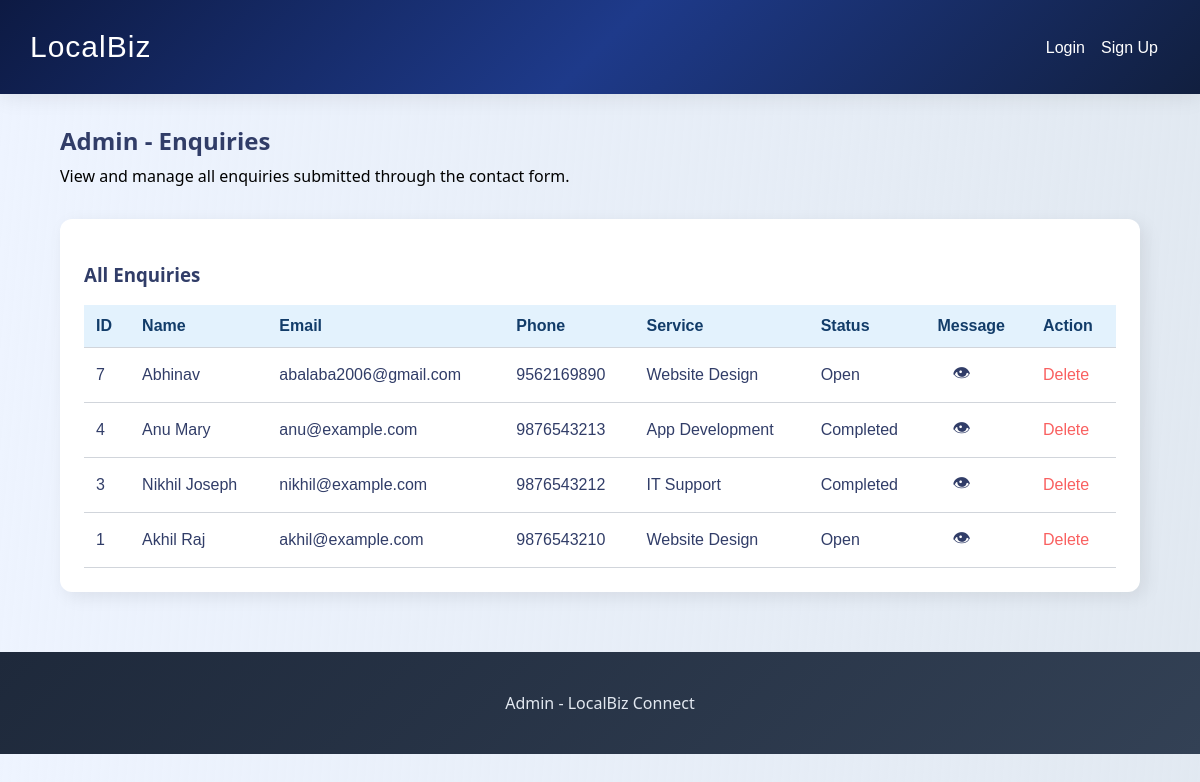
The app's page /admin.html, older data.
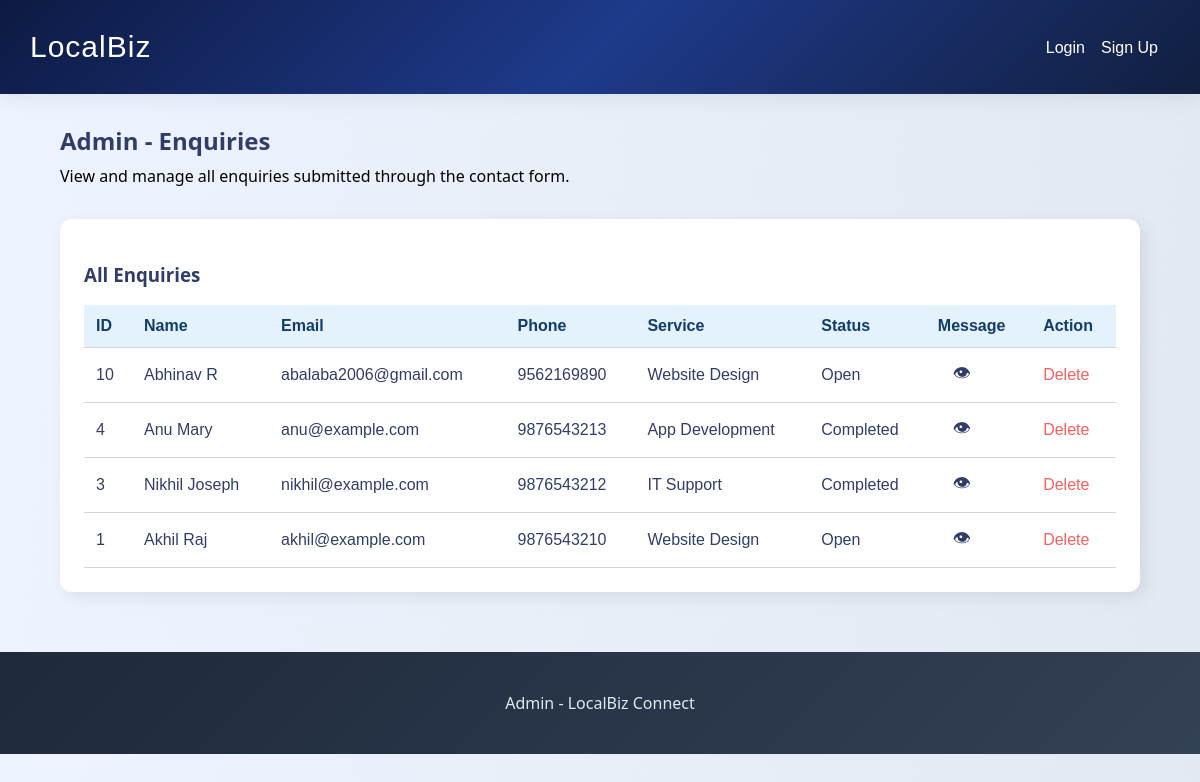
The same page, newer data.
### tables this page shows
CREATE TABLE enquiries (
                id INTEGER PRIMARY KEY AUTOINCREMENT,
                name TEXT NOT NULL,
                email TEXT NOT NULL,
                phone TEXT NOT NULL,
                service TEXT NOT NULL,
                message TEXT NOT NULL,
                status TEXT NOT NULL DEFAULT 'Open'
    );

### app.py (the view)
@app.route("/admin.html")
def admin():
    enquiries = get_all_enquiries()
    return render_template("admin.html", enquiries=enquiries)

### db.py (called while the page is built)
def get_connection():
    conn=sqlite3.connect(DB_NAME)
    conn.row_factory=sqlite3.Row
    return conn

def get_all_enquiries():
    conn=get_connection()
    cur=conn.cursor()
    cur.execute("SELECT * FROM  enquiries ORDER BY id DESC")
    rows=cur.fetchall()
    conn.close()
    return rows

### template/admin.html (shortened to what this page needs)
{% extends "base.html" %}
{% block content %}
    <main class="container">
        <section class="page-title">
        <h1>Admin - Enquiries</h1>
        <p>View and manage all enquiries submitted through the contact form.</p>
        </section>
        <section class="card">
                <h3>All Enquiries</h3>
                <table>
                    <thead>
                        <tr>
                            <th>ID</th>
                            <th>Name</th>
                            <th>Email</th>
                            <th>Phone</th>
                            <th>Service</th>
                            <th>Status</th>
                            <th>Message</th>
                            <th>Action</th>
                        </tr>
                    </thead>
                    <tbody>
                        {% for enquiry in enquiries %}
                        <tr>
                            <td>{{ enquiry.id }}</td>
                            <td>{{ enquiry.name }}</td>
                            <td>{{ enquiry.email }}</td>
                            <td>{{ enquiry.phone }}</td>
                            <td>{{ enquiry.service }}</td>
                            <td>{{ enquiry.status }}</td>
                            <td><span class="view-msg-btn" onclick="showMessage(`{{enquiry.message}}`)">👁</span></td>
                            <td>
                                <a href="{{ url_for('delete', enquiry_id=enquiry.id) }}" class="delete-btn">Delete</a>
                            </td>
                        </tr>
                        {% endfor %}
                    </tbody>
                </table>
        </section>
    </main>
{% endblock %}
{% block footer %}Admin - LocalBiz Connect{% endblock %}

Row changes from the older to the newer data that the page shows:
removed enquiries: id "7", name "Abhinav", email "abalaba2006@gmail.com", phone "9562169890", service "Website Design", status "Open"
added enquiries: id "10", name "Abhinav R", email "abalaba2006@gmail.com", phone "9562169890", service "Website Design", status "Open"
